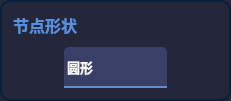
                        <widget class="QFrame" name="frame_anifont_4">
                         <property name="sizePolicy">
                          <sizepolicy hsizetype="Preferred" vsizetype="Expanding">
                           <horstretch>0</horstretch>
                           <verstretch>0</verstretch>
                          </sizepolicy>
                         </property>
                         <property name="minimumSize">
                          <size>
                           <width>231</width>
                           <height>101</height>
                          </size>
                         </property>
                         <property name="styleSheet">
                          <string notr="true">QFrame{
 border:2px solid;
	border-color: rgb(5, 32, 56);
	background-color: rgb(36,38,58);
border-radius:10px;
}
QComboBox QAbstractItemView{
outline: 0px solid gray;            
/*border:1px solid #eeeeee;*/            
color:rgb(145,151,163);
selection-color:white;
font-size:14px;
font-family:Microsoft YaHei UI;            
background-color:rgb(18,26,39);
selection-background-color:rgb(33,41,54);
border-top-radius:0px;
border-bottom-radius:10px;
}</string>
                         </property>
                         <property name="frameShape">
                          <enum>QFrame::StyledPanel</enum>
                         </property>
                         <property name="frameShadow">
                          <enum>QFrame::Raised</enum>
                         </property>
                         <layout class="QVBoxLayout" name="verticalLayout_18">
                          <item>
                           <widget class="QLabel" name="label_anifont_4">
                            <property name="sizePolicy">
                             <sizepolicy hsizetype="Fixed" vsizetype="Fixed">
                              <horstretch>0</horstretch>
                              <verstretch>0</verstretch>
                             </sizepolicy>
                            </property>
                            <property name="font">
                             <font>
                              <family>Microsoft YaHei UI</family>
                              <pointsize>12</pointsize>
                              <weight>75</weight>
                              <bold>true</bold>
                             </font>
                            </property>
                            <property name="styleSheet">
                             <string notr="true">QLabel{
border:none;
color:#598FDC;
}</string>
                            </property>
                            <property name="text">
                             <string>节点形状</string>
                            </property>
                           </widget>
                          </item>
                          <item alignment="Qt::AlignBottom">
                           <widget class="QFrame" name="frame_selectanifont_5">
                            <property name="minimumSize">
                             <size>
                              <width>0</width>
                              <height>0</height>
                             </size>
                            </property>
                            <property name="styleSheet">
                             <string notr="true">QFrame{border:none;
}</string>
                            </property>
                            <property name="frameShape">
                             <enum>QFrame::StyledPanel</enum>
                            </property>
                            <property name="frameShadow">
                             <enum>QFrame::Raised</enum>
                            </property>
                            <property name="lineWidth">
                             <number>0</number>
                            </property>
                            <layout class="QHBoxLayout" name="horizontalLayout_22">
                             <property name="spacing">
                              <number>0</number>
                             </property>
                             <property name="leftMargin">
                              <number>0</number>
                             </property>
                             <property name="topMargin">
                              <number>0</number>
                             </property>
                             <property name="rightMargin">
                              <number>0</number>
                             </property>
                             <property name="bottomMargin">
                              <number>0</number>
                             </property>
                             <item>
                              <widget class="QComboBox" name="comboBox_nodeshape">
                               <property name="enabled">
                                <bool>true</bool>
                               </property>
                               <property name="sizePolicy">
                                <sizepolicy hsizetype="Fixed" vsizetype="Fixed">
                                 <horstretch>0</horstretch>
                                 <verstretch>0</verstretch>
                                </sizepolicy>
                               </property>
                               <property name="minimumSize">
                                <size>
                                 <width>103</width>
                                 <height>41</height>
                                </size>
                               </property>
                               <property name="font">
                                <font>
                                 <family>Microsoft YaHei UI</family>
                                 <pointsize>10</pointsize>
                                 <weight>75</weight>
                                 <italic>false</italic>
                                 <bold>true</bold>
                                </font>
                               </property>
                               <property name="mouseTracking">
                                <bool>false</bool>
                               </property>
                               <property name="tabletTracking">
                                <bool>false</bool>
                               </property>
                               <property name="styleSheet">
                                <string notr="true">
QComboBox {
    border: 0px solid;
	border-bottom: 2px solid;
	border-color: #598FDC;
    border-top-left-radius: 5px;
	border-top-right-radius: 5px;
    padding: 1px 10px 1px 3px;
    min-width: 6em;
	background-color: rgb(57, 63, 103);
	
	color: rgb(255, 255, 255);
	
}

QComboBox:on { /* shift the text when the popup opens */
    padding-top: 3px;
    padding-left: 4px;
}
QComboBox::drop-down {
    /*subcontrol-origin: padding;*/
    subcontrol-position: top right;
    width: 40px;
	height: 39px;
	border: 0px solid;
	
    border-radius: 5px; /* same radius as the QComboBox */
}
QComboBox::drop-down:pressed,QComboBox::drop-down:hover {
	background-color: rgb(38, 43, 85);
}

QComboBox::down-arrow {
	
	image: url(:/图标/下拉选择.png);
width: 100px;
height:25px;
	
}
QComboBox::down-arrow:on { /* shift the arrow when popup is open */
    top: 1px;
    left: 1px;
}
QComboBox::drop-down:editable:on {
    background: qlineargradient(x1: 0, y1: 0, x2: 0, y2: 1,
                                stop: 0 #D3D3D3, stop: 0.4 #D8D8D8,
                                stop: 0.5 #DDDDDD, stop: 1.0 #E1E1E1);
}
QComboBox QAbstractItemView{
outline: 0px solid gray;            
border:0px solid #eeeeee;            
color:rgb(145,151,163);
selection-color:white;
font-size:14px;
font-family:Microsoft YaHei UI;            
background-color:rgb(18,26,39);
selection-background-color:rgb(33,41,54);
}</string>
                               </property>
                               <property name="editable">
                                <bool>false</bool>
                               </property>
                               <property name="currentIndex">
                                <number>0</number>
                               </property>
                               <property name="iconSize">
                                <size>
                                 <width>9</width>
                                 <height>9</height>
                                </size>
                               </property>
                               <item>
                                <property name="text">
                                 <string>圆形</string>
                                </property>
                               </item>
                               <item>
                                <property name="text">
                                 <string>方形</string>
                                </property>
                               </item>
                              </widget>
                             </item>
                            </layout>
                           </widget>
                          </item>
                         </layout>
                        </widget>
